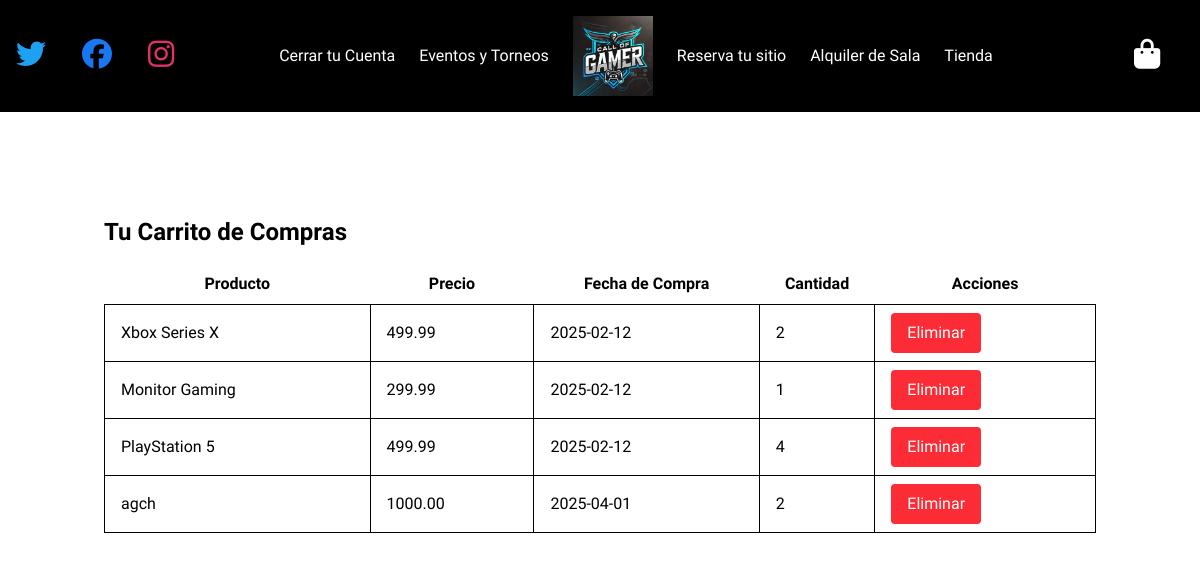
Screenshot of /Controlador/index.php?action=verCarrito (signed in) with the database file from the repository.
### tables this page shows
CREATE TABLE `carrito` (
  `id_usuario` int(11) NOT NULL,
  `id_producto` int(11) NOT NULL,
  `cantidad` int(11) NOT NULL,
  `fecha_compra` date NOT NULL
);

CREATE TABLE `producto` (
  `id_producto` int(11) NOT NULL,
  `nombre_producto` varchar(100) NOT NULL,
  `precio_producto` decimal(10,2) NOT NULL,
  `tipo_producto` enum('Equipo','Accesorios','Juegos','Consolas') NOT NULL,
  `puntos_compra` int(11) NOT NULL
);

### Modelos/class.bd.php (called while the page is built, shortened)
<?php
class bd {
    public function __construct() {
        $this->conn=new mysqli("localhost",USU_CONN,PSW_CONN,"tfg_pablo");
    }
    public function __get($nom){
        return $this->$nom;
    }
}
?>

### Modelos/carrito.php (called while the page is built, shortened)
<?php
require_once("class.bd.php");
class Carrito {
    public $conn;
    public function __construct() {
        $this->conn = new bd();
    }
    public function obtenerPorUsuario($id_usuario) {
        $sentencia = "SELECT carrito.id_usuario, carrito.id_producto, producto.nombre_producto, carrito.fecha_compra, carrito.cantidad, producto.precio_producto FROM carrito, producto WHERE producto.id_producto = carrito.id_producto AND id_usuario = ?";
        $consulta = $this->conn->__get("conn")->prepare($sentencia);
        $consulta->bind_param("i", $id_usuario);
        $consulta->execute();
        $resultado = $consulta->get_result();
        $carrito = [];
        while ($fila = $resultado->fetch_assoc()) {
            $carrito[] = $fila;
        }
        return $carrito;
    }
}
?>

### Vistas/carritoUsu.php (the view, shortened to what this page needs)
<main>
    <section class="pt-50">
        <div class="container mx-auto p-4">
            <h1 class="text-2xl font-bold mb-4">Tu Carrito de Compras</h1>
            <?php if (empty($carrito)): ?>
                <p>No hay productos en tu carrito.</p>
            <?php else: ?>
                <table class="min-w-full bg-white">
                    <thead>
                        <tr>
                            <th class="py-2">Producto</th>
                            <th class="py-2">Precio</th>
                            <th class="py-2">Fecha de Compra</th>
                            <th class="py-2">Cantidad</th>
                            <th class="py-2">Acciones</th>
                        </tr>
                    </thead>
                    <tbody>
                        <?php foreach ($carritos as $carrito): ?>
                            <tr>
                                <td class="border px-4 py-2"><?php echo $carrito['nombre_producto']; ?></td>
                                <td class="border px-4 py-2"><?php echo $carrito['precio_producto']; ?></td>
                                <td class="border px-4 py-2"><?php echo $carrito['fecha_compra']; ?></td>
                                <td class="border px-4 py-2"><?php echo $carrito['cantidad']; ?></td>
                                <td class="border px-4 py-2">
                                    <form action="index.php?action=eliminarDelCarrito" method="POST">
                                        <button type="submit" class="bg-red-500 text-white px-4 py-2 rounded">Eliminar</button>
                                    </form>
                                </td>
                            </tr>
                        <?php endforeach; ?>
                    </tbody>
                </table>
            <?php endif; ?>
        </div>
    </section>
</main>

### estilos.css (style rules this page uses)
* { font-family: "Exo 2"; }

### rows the page displays
carrito: id_producto.nombre_producto "Xbox Series X", id_producto.precio_producto "499.99", fecha_compra "2025-02-12", cantidad "2"
carrito: id_producto.nombre_producto "Monitor Gaming", id_producto.precio_producto "299.99", fecha_compra "2025-02-12", cantidad "1"
carrito: id_producto.nombre_producto "PlayStation 5", id_producto.precio_producto "499.99", fecha_compra "2025-02-12", cantidad "4"
carrito: id_producto.nombre_producto "agch", id_producto.precio_producto "1000.00", fecha_compra "2025-04-01", cantidad "2"
